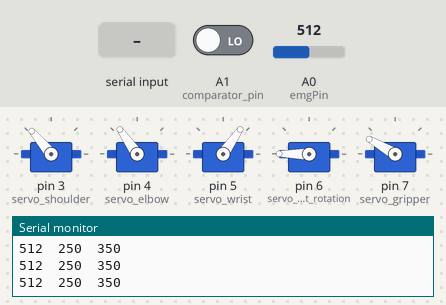
The sketch below on a simulated Arduino Uno, built with avr-gcc and run on an emulated ATmega328P. Parts: 5 × servo, the last lines printed to the serial monitor. The inputs (shaded band) are chosen by the test bench; at power-on: A0 (emgPin) = 512, A1 (comparator_pin) LOW.

Above: at 1.2 s.
1.3 s: A0 (emgPin) set to 409
2.8 s: A0 (emgPin) set to 391
At 3.1 s:
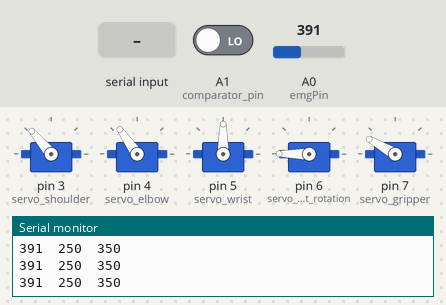
5.8 s: A1 (comparator_pin) driven HIGH
At 6.6 s:
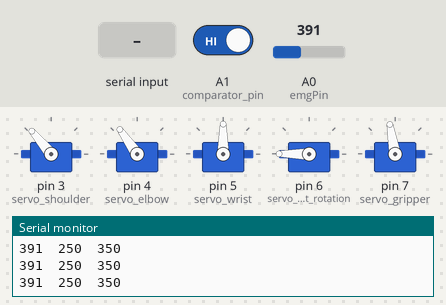
8.8 s: "1\n" received over Serial
At 8.96 s:
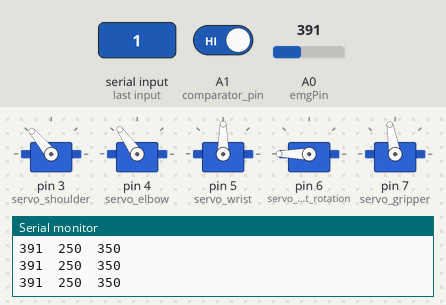
11.8 s: A0 (emgPin) set to 326
14.0 s: A0 (emgPin) set to 314
At 16.3 s:
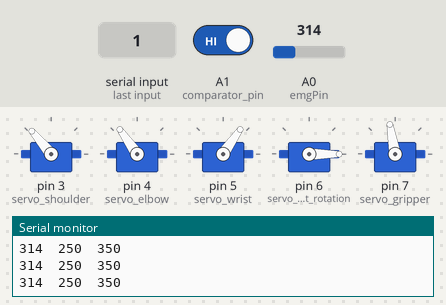
Timing chart, 0 to 17.5 s (numbered marks = the images above; inputs shaded):
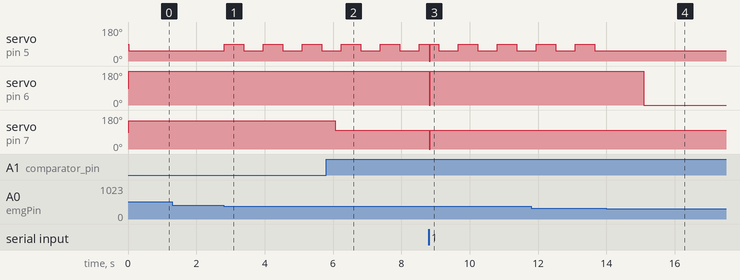

Measured:
- the behaviour switches between 401 and 400 on A0 (emgPin) (found by bisection; images 0 and 1)
- the behaviour switches between 315 and 314 on A0 (emgPin) (found by bisection; images 3 and 4)
- after the input at 2.8 s, servo on pin 5 (servo_wrist): alternates 90° for 0.57 s and 55° for 0.57 s, starting at once
- after the input at 5.8 s, servo on pin 7 (servo_gripper): 150° → 100° after 0.27 s
- after the input at 8.8 s, servo on pin 6 (servo_wrist_rotation): 180° → 0° at once, → 180° 0.02 s later; servo on pin 7 (servo_gripper): 100° → 0° at once, → 100° 0.02 s later
- after the input at 14.0 s, servo on pin 5 (servo_wrist): stops changing and stays 55°; servo on pin 6 (servo_wrist_rotation): 180° → 0° after 1.1 s

The sketch:

EMGandPressure.ino
```cpp
#include <Servo.h>

// ===== Servo Pin Assignments =====
#define servo_shoulder  3
#define servo_elbow     4
#define servo_wrist     5
#define servo_wrist_rotation  6
#define servo_gripper   7

#define comparator_pin A1

// Servo objects
Servo myservoshoulder;
Servo myservoelbow;
Servo myservowrist;
Servo myservowristrotation;
Servo myservogripper;

// Servo values from GUI
unsigned char servo[6];
int flag = 0;
const int BUFFER_SIZE = 10;
unsigned char buf[BUFFER_SIZE];

// EMG system
const int emgPin = A0;

int emgDelayCounter = 0;
const int emgDelayDuration = 100;  // ~1 second (10ms * 100)

bool latch1 = false;
bool latch2 = false;

int cooldown1 = 0;
const int cooldownLimit1 = 20;

int cooldown2 = 0;
const int cooldownLimit2 = 20;

int latch1Lockout = 0;
const int latch1LockoutDuration = 50;

// Gripper debounce system
bool gripperOpen = false;
int comparatorStableCounter = 0;
const int comparatorStableLimit = 10; // 10 loops ≈ 100ms stability needed

void setup() {
  myservoshoulder.attach(servo_shoulder);
  myservoelbow.attach(servo_elbow);
  myservowrist.attach(servo_wrist);
  myservowristrotation.attach(servo_wrist_rotation);
  myservogripper.attach(servo_gripper);

  // Default positions
  myservoshoulder.write(130);
  myservoelbow.write(125);
  myservowrist.write(90);
  myservowristrotation.write(90);
  myservogripper.write(90);

  pinMode(comparator_pin, INPUT);
  Serial.begin(115200);
}

void clear_serial_buffer() {
  for (int i = 0; i < BUFFER_SIZE; i++) {
    buf[i] = '\0';
  }
}

void update_servos_from_gui() {
  myservowrist.write(servo[3]);
  myservowristrotation.write(servo[4]);
  myservogripper.write(servo[5]);
}

int get_smoothed_values() {
  int num = 16;
  int total = 0;
  while (num--) {
    total += analogRead(emgPin);
    delay(1);
  }
  return total >> 4;
}

void loop() {
  // Read Serial Data
  while (Serial.available() > 0) {
    delay(5);
    Serial.readBytesUntil('\n', buf, BUFFER_SIZE);
    flag = 1;
  }

  if (flag == 1) {
    flag = 0;
    for (int i = 0; i < 6; i++) {
      servo[i] = map(buf[i], 0, 128, 0, 180);
    }
    clear_serial_buffer();
    update_servos_from_gui();
  }

  // === EMG Logic ===
  int averageValue = get_smoothed_values();

  if (cooldown1 > 0) cooldown1--;
  if (cooldown2 > 0) cooldown2--;
  if (latch1Lockout > 0) latch1Lockout--;

  // Read comparator early
  int comparatorValue = digitalRead(comparator_pin);

  // === Gripper Stability Filter ===
  if (comparatorValue == HIGH) {
    if (comparatorStableCounter < comparatorStableLimit) comparatorStableCounter++;
  } else {
    if (comparatorStableCounter > 0) comparatorStableCounter--;
  }

  // Update gripperOpen status
  if (comparatorStableCounter >= comparatorStableLimit) {
    gripperOpen = true;
  } else if (comparatorStableCounter == 0) {
    gripperOpen = false;
  }

  // Reset EMG delay when comparator is HIGH (hand opening)
  if (comparatorValue == LOW) {
    emgDelayCounter = emgDelayDuration;
  }

  // Reduce EMG delay counter every loop
  if (emgDelayCounter > 0) emgDelayCounter--;

  // === Latch2 Logic ===
  if (cooldown2 == 0) {
    if ((averageValue >= 315 && averageValue <= 400) || (averageValue >= 100 && averageValue <= 285)) {
      latch2 = !latch2;
      cooldown2 = cooldownLimit2;
      latch1Lockout = latch1LockoutDuration;
    }
  }

  // === Corrected Latch1 Logic ===
  if (cooldown1 == 0 && latch1Lockout == 0 && comparatorValue == HIGH && emgDelayCounter == 0) {
    if (!latch1 && averageValue >= 305 && averageValue <= 315) {
      latch1 = true;
      cooldown1 = cooldownLimit1;
    } else if (latch1 && averageValue >= 285 && averageValue <= 295) {
      latch1 = false;
      cooldown1 = cooldownLimit1;
    }
  }

  // === Servo Control ===

  // Gripper controlled by stable signal
  if (gripperOpen) {
    myservogripper.write(100);  // Open
  } else {
    myservogripper.write(150); // Close
  }

  // Wrist rotation (latch1)
  if (latch1) {
    myservowristrotation.write(0);
  } else {
    myservowristrotation.write(180);
  }

  // Wrist bending (latch2)
  if (latch2) {
    myservowrist.write(90);
  } else {
    myservowrist.write(55);
  }

  // === Plot EMG average only ===
  Serial.print(averageValue);
  Serial.print('\t');
  Serial.print(250);
  Serial.print('\t');
  Serial.println(350);

  delay(10);
}
```
